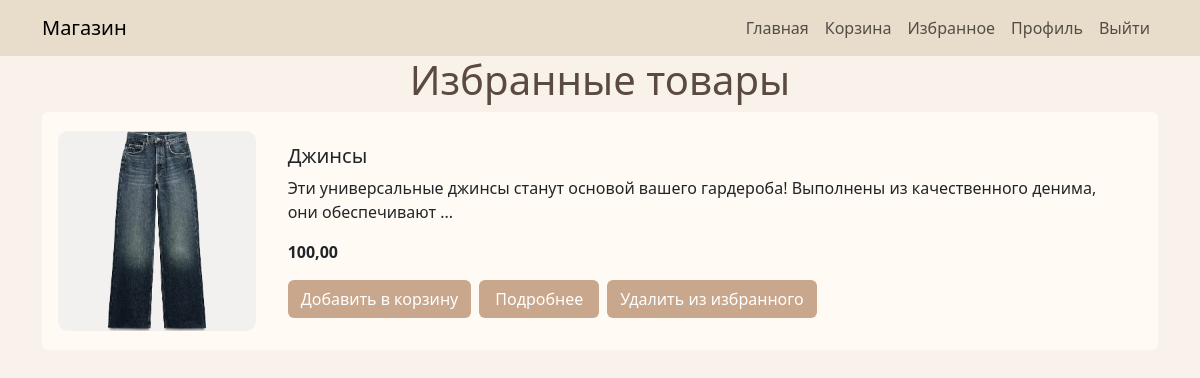
/product/favorites/ (signed in), run on the app's committed database.
### store/models.py (models this page shows, shortened)
class Favorite(models.Model):
    user = models.ForeignKey(User, on_delete=models.CASCADE, related_name='favorited_by')
    product = models.ForeignKey(Product, on_delete=models.CASCADE, related_name='favorites')
    class Meta:
        unique_together = ('user', 'product')

class Product(models.Model):
    name = models.CharField(
        max_length=100,
        verbose_name='Название товара',
    )
    price = models.DecimalField(
        max_digits=10,
        decimal_places=2,
    )
    description = models.CharField(
        max_length=500,
        verbose_name='Описание товара',
    )
    category = models.ForeignKey(
        Category,
        on_delete=models.CASCADE,
        related_name='products',
        verbose_name='Категория'
    )
    article = models.UUIDField(
        verbose_name='Артикул',
        unique=True,
        blank=True,
        default=uuid.uuid4,
    )

class ProductImage(models.Model):
    product = models.ForeignKey(Product, on_delete=models.CASCADE, related_name='images', null=True, blank=True)
    image = models.ImageField(
        upload_to='notes_images/%Y/%m/%d/',
        verbose_name='Изображение',
        height_field='height',
        width_field='width',
        null=True,
        blank=True,
    )
    height = models.PositiveIntegerField(null=True, blank=True)
    width = models.PositiveIntegerField(null=True, blank=True)
    uploaded_at = models.DateTimeField(auto_now_add=True, null=True, blank=True)

### store/views.py (the view)
# urls.py: path('product/favorites/', views.FavoriteView.as_view(), name='product_favorite_list'),
class FavoriteView(LoginRequiredMixin, generic.ListView):
    model = Favorite
    context_object_name = 'favorite_product'
    template_name = 'store/favorite_list'
    def dispatch(self, request, *args, **kwargs):
        if not request.user.is_authenticated:
            messages.warning(request, "Чтобы добавлять товары в избранное, войдите в аккаунт.")
            return redirect(request.META.get('HTTP_REFERER', 'base'))
        return super().dispatch(request, *args, **kwargs)
    def get_queryset(self):
        queryset = Favorite.objects.filter(user=self.request.user).select_related('product')
        for favorite in queryset:
            if len(favorite.product.description) > 110:
                favorite.product.description = favorite.product.description[:110] + '...'
        return queryset

### store/templates/store/favorite_list.html (shortened to what this page needs)
{% extends "base.html" %}
{% block content %}
<h1 align="center">Избранные товары</h1>
{% if favorite_product %}
    <div class="container">
        <div class="row justify-content-center">
            {% for favorite in favorite_product %}
            <div class="col-12 mb-4">
                <div class="card p-3 d-flex flex-row align-items-center">
                    <img src="{{ favorite.product.images.first.image.url }}"
                         class="img-fluid"
                         style="object-fit: cover; height: 200px; width: 200px; border-radius: 10px;">
                    <div class="card-body ms-3">
                        <h5 class="card-title">{{ favorite.product.name }}</h5>
                        <p class="card-text">{{ favorite.product.description }}</p>
                        <p class="card-text"><strong>{{ favorite.product.price }}</strong></p>
                        <div class="d-flex gap-2">
                            <button class="btn btn-buy">Добавить в корзину</button>
                            <a href="{% url 'product_detail' pk=favorite.product.pk %}" class="btn btn-buy">Подробнее</a>
                            <form method="POST" action="{% url 'toggle_favorite' pk=favorite.product.pk %}">
                                <button type="submit" class="btn btn-buy">
                                        Удалить из избранного
                                </button>
                            </form>
                        </div>
                    </div>
                </div>
            </div>
            {% endfor %}
        </div>
    </div>
{% else %}
    <p class="text-center">У вас нет избранных товаров.</p>
{% endif %}
{% endblock %}

### store/templates/base.html (style rules this page uses)
body { background-color: #f8f2ea; color: #5a4a42; }
.card { height: 100%; display: flex; flex-direction: column; justify-content: space-between; border: none; background-color: #fffaf3; }
.card-body { flex-grow: 1; display: flex; flex-direction: column; justify-content: space-between; }
.btn-buy { background-color: #c9a78c; color: white; min-width: 120px; }

### data on the page
Favorite: product.images.first.image (picture), product.name "Джинсы", product.description "Эти универсальные джинсы станут основой вашего гардероба! Выполнены из качественного денима, они обеспечивают ...", product.price "100,00"
